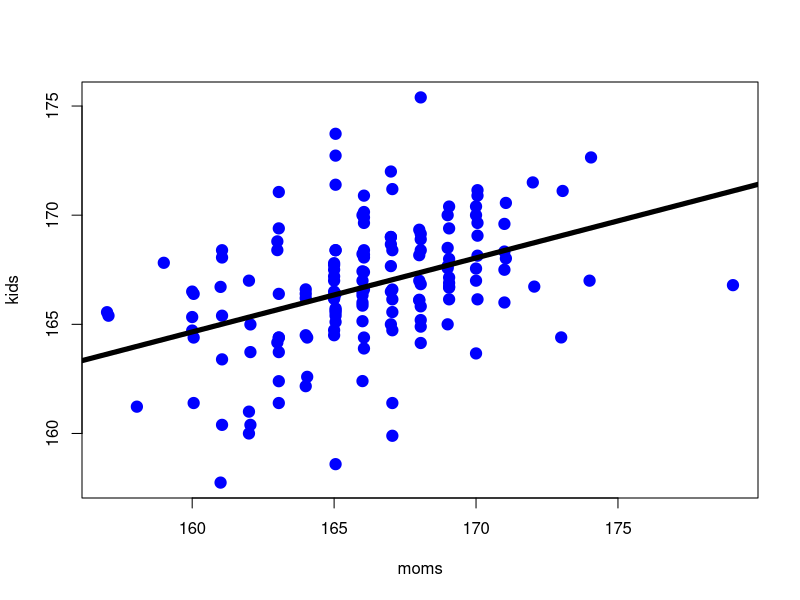
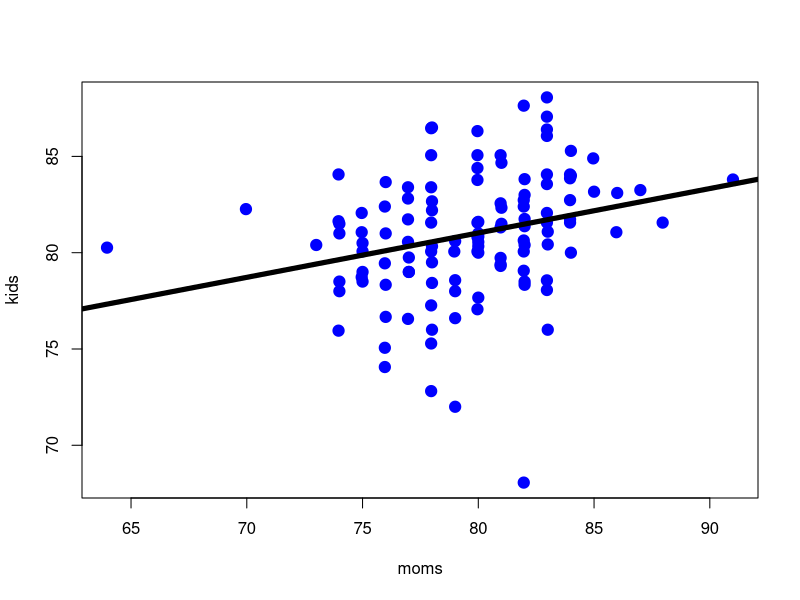
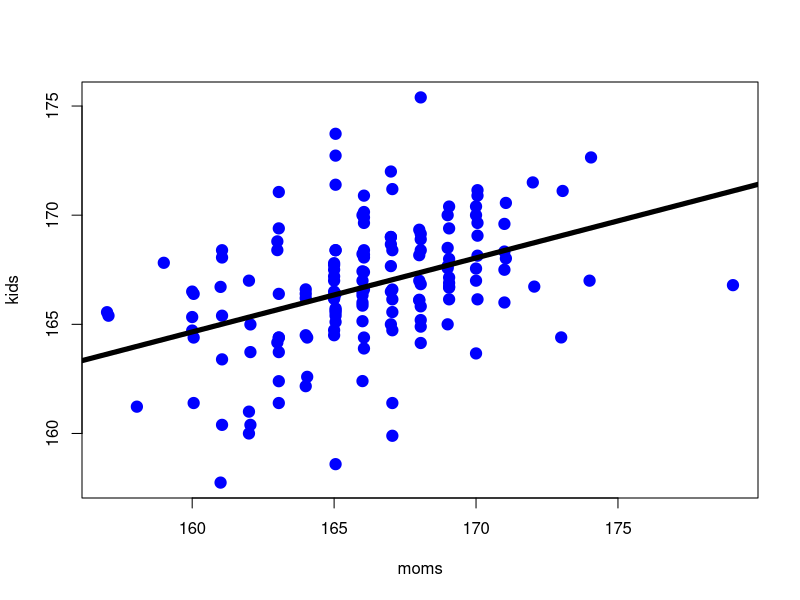
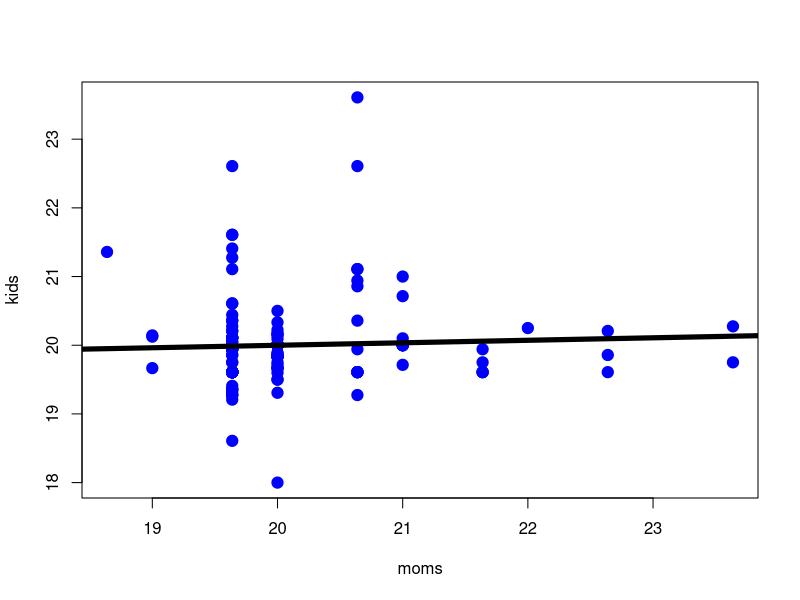
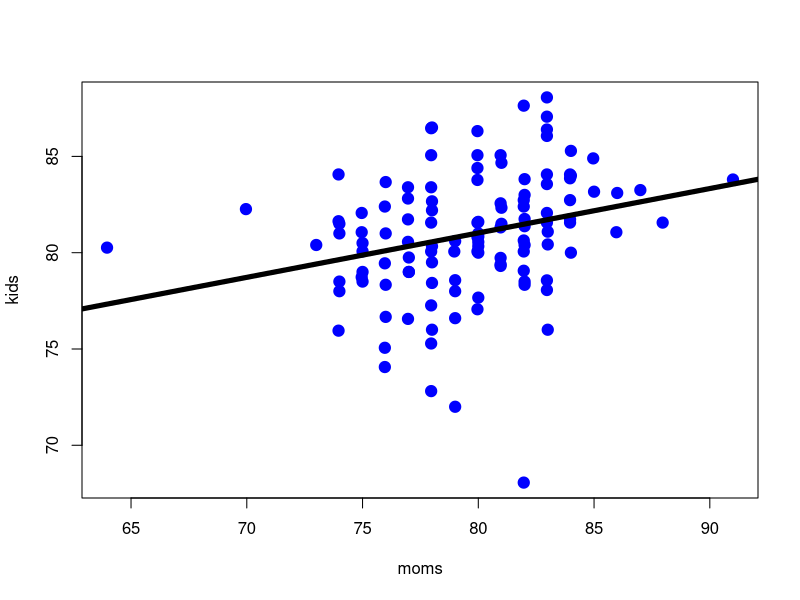
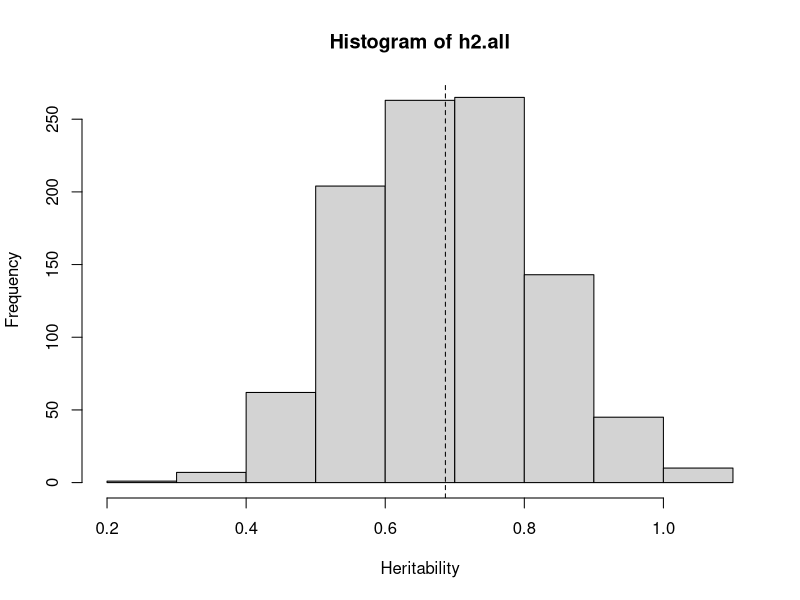

Write the R code that produced these figures, in order.
## ---- chunk 1
#setwd("directory name here")
## ---- chunk 2
thamnophis = read.table('R_inland_snake_data.txt',header=TRUE)
## ---- chunk 3
attach(thamnophis)
## ---- chunk 4
family.list=unique(family)
family.list
## ---- chunk 5
moms=NULL
kids=NULL
## ---- chunk 6
for (i in family.list){ 
	byfam=subset(body,family==i) #Create a vector of body vertebrae counts for family i
	moms=rbind(moms,byfam[1]) #Save the moms count as the next element in the vector "moms"
	kids=rbind(kids,mean(byfam[-1], na.rm=TRUE)) #Save the mean of the kids count as the next element in the vector "kids" (you are excluding the 1st element of the vector, which is the mom)
	}
## ---- chunk 7
ls=lm(kids~moms) 
plot(moms, kids, col='blue', pch=19, cex=1.5)
## ---- chunk 8
slope=ls$coefficients[2] 
## ---- chunk 9
h.squared=2*slope  
h.squared
abline(ls, lwd=5)
## ---- chunk 10
#Create a vector of all the unique family codes
family.list=unique(family)
## ---- chunk 11
moms=NULL
kids=NULL
## ---- chunk 12
for (i in family.list){ 
  byfam=subset(tail,family==i) #Create a vector of tail vertebrae counts for family i
  moms=rbind(moms,byfam[1]) #Save the moms count as the next element in the vector "moms"
  kids=rbind(kids,mean(byfam[-1], na.rm=TRUE)) #Save the mean of the kids count as the next element in the vector "kids" (you are excluding the 1st element of the vector, which is the mom)
}
## ---- chunk 13
ls=lm(kids~moms) 
## ---- chunk 14
slope=ls$coefficients[2] 
h.squared=2*slope
plot(moms, kids, col='blue', pch=19, cex=1.5)
abline(ls, lwd=5)
## ---- chunk 15
h2=function(V){
  family.list=unique(family)
  moms=NULL
  kids=NULL
  for (i in family.list){
    byfam=subset(V, family==i) 
    moms=rbind(moms, byfam[1]) 
    kids=rbind(kids, mean(byfam[-1], na.rm=TRUE)) 
  }
  plot(moms, kids, col='blue', pch=19, cex=1.5)
  ls=lm(kids~moms)
  abline(ls, lwd=5)
  
  slope=ls$coeff[2]
  h.squared=2*slope
  h.squared
}
## ---- chunk 16
h2(body)
h2(ilab)
h2(tail)
## ---- chunk 17
family.list=unique(family)
h2.all=NULL
## ---- chunk 18
show.plots=FALSE
## ---- chunk 19
for (j in 1:1000){
  moms=NULL
  kids=NULL
  family.list.boot=sample(family.list,replace=TRUE)
  for (i in family.list.boot){
    byfam=subset(body,family==i) 
    moms=rbind(moms,byfam[1]) 
    kids=rbind(kids,mean(byfam[-1],na.rm=TRUE))
  }
  
  ls=lm(kids~moms)
  slope=ls$coeff[2]
  h.squared=2*slope
  ##Save the heritability of replicate i as the ith element in vector h2.all
  h2.all=rbind(h2.all,h.squared)  
  if(show.plots){
    ##Graph showing the variation in points sampled
    plot(moms,kids,xlim=c(150,180),ylim=c(150,180))
    ##Superimpose on that graph the regression ls
    abline(ls$coefficients)  
  }
}
## ---- chunk 20
hist(h2.all,xlab="Heritability") 
mean(h2.all)
abline(v=mean(h2.all),lty=2)
var(h2.all) #Our estimate of the sampling variance of the mean
sd(h2.all)  #Our estimate of the standard error of the mean
## ---- chunk 21
family.list=unique(family)
h2boot=function(V, boot.reps=1000, show.plots=FALSE){
  h2.all=NULL
  for (j in 1:boot.reps){
    moms=NULL
    kids=NULL
    family.list.boot=sample(family.list,replace=TRUE) #This is the key to bootstrapping
    for (i in family.list.boot){
	      byfam=subset(V,family==i) 
	      moms=rbind(moms,byfam[1]) 
	      kids=rbind(kids,mean(byfam[-1],na.rm=TRUE))
      }
    
    ls=lm(kids~moms)
    slope=ls$coeff[2]
    h2=2*slope
    ##Save the heritability of replicate i as the ith element in vector h2.all
    h2.all=rbind(h2.all,h2)  
	  if(show.plots){
      plot(moms,kids,xlim=c(min(V,na.rm=TRUE),max(V,na.rm=TRUE)),ylim=c(min(V,na.rm=T),max(V,na.rm=TRUE))) #Graph showing the variation in points sampled
      ##Superimpose on that graph the regression ls
      abline(ls$coefficients) 
      }
  }
  hist(h2.all,xlab="Heritability") 
  out<-list(mean=mean(h2.all),sd=sd(h2.all)) 
  return(out)
}
